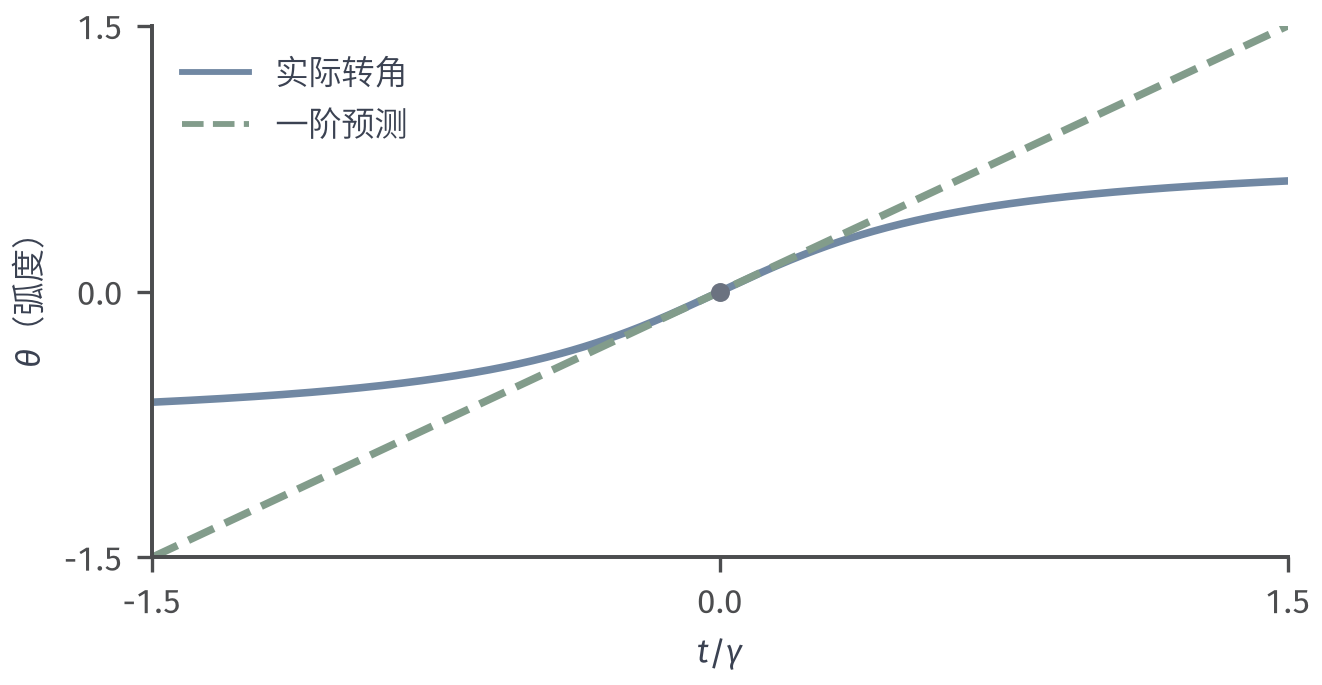

Write the Python code that produced this figure.
from pathlib import Path
import sys,json,os
ROOT=next(p for p in Path(__file__).resolve().parents if (p/'build.sh').exists())
os.environ.setdefault('MPLCONFIGDIR',str(ROOT/'build/refresh-v2-mpl'))
sys.path.insert(0,str(ROOT/'figures/00-shared/academic-drawing'))
from plot_style import configure,prepare_figure,style_record,BLUE,GREEN,RED,MUTED,BLUE_FILL
configure()
import numpy as np
import matplotlib.pyplot as plt
OUT=Path(__file__).parent

r=np.linspace(-1.5,1.5,401);theta=.5*np.arctan(2*r)
fig,ax=plt.subplots(figsize=(112/25.4,58/25.4),layout='constrained')
ax.plot(r,theta,color=BLUE,label='实际转角');ax.plot(r,r,color=GREEN,ls='--',label='一阶预测')
ax.set(xlim=(-1.5,1.5),ylim=(-1.5,1.5),xlabel=r'$t/\gamma$',ylabel=r'$\theta$（弧度）',xticks=[-1.5,0,1.5],yticks=[-1.5,0,1.5]);ax.grid(False);ax.legend(loc='upper left')
ax.scatter([0],[0],s=14,color=MUTED,zorder=4)
data=dict(ratio=r.tolist(),actual_angle=theta.tolist(),first_order=r.tolist(),formula='theta=atan(2t/gamma)/2',gamma='any positive')

prepare_figure(fig)
for ext in ['pdf','png','svg']:fig.savefig(OUT/(Path(__file__).stem+'.'+ext),dpi=300)
(OUT/(Path(__file__).stem+'.json')).write_text(json.dumps(dict(style=style_record(),data=data,width_mm=112,height_mm=58,reference_width_mm=112,scale=1,final_label_pt=8),ensure_ascii=False,indent=2)+'\n')
plt.close(fig)
